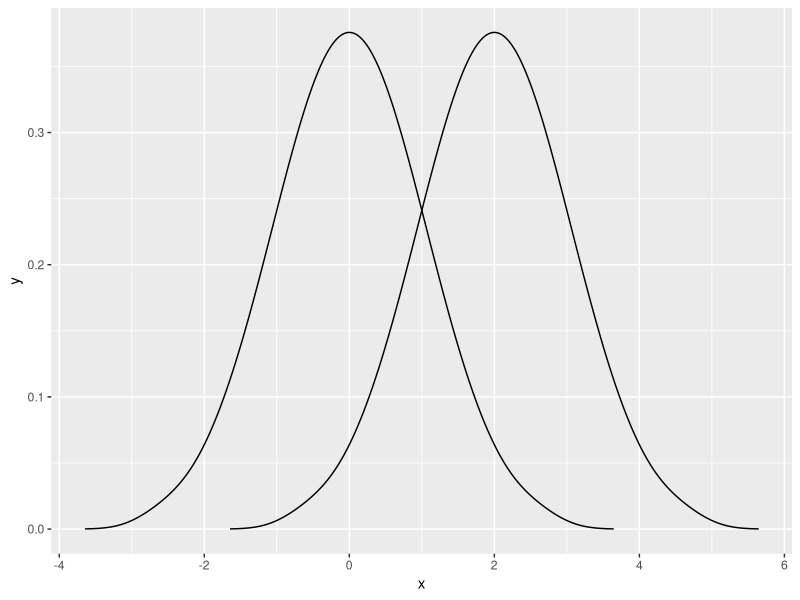
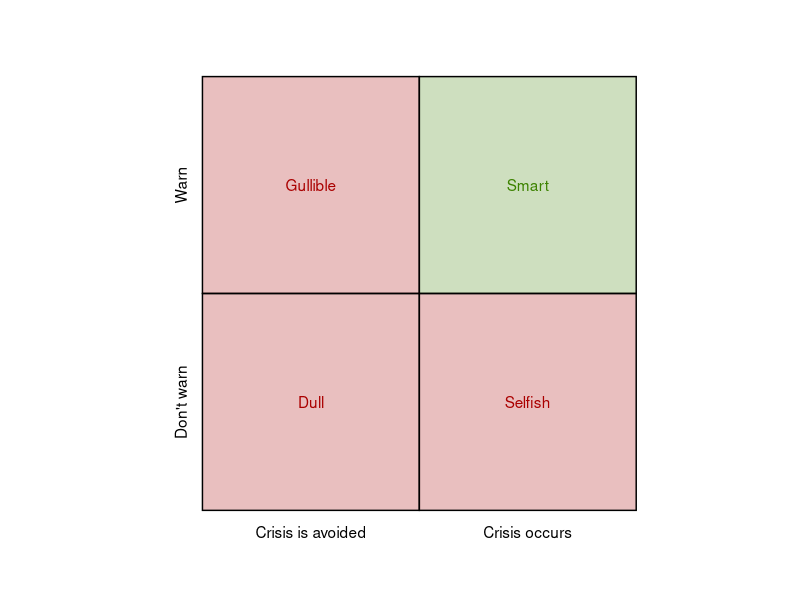

Source code (R) for these figures, in order:
## ---- chunk 1
knitr::opts_chunk$set(echo = FALSE, warning = FALSE)
library(tidyverse)
library(bayestestR)
## ---- chunk 2
# create distributions
x <- distribution_normal(n = 100, mean = 0, sd = 1)
z <- distribution_normal(n = 100, mean = 2, sd = 1)

# add x distribution to plot
p <- x %>% 
  density() %>%
  as.data.frame() %>% 
  ggplot(aes(x=x, y=y)) +
  geom_line()

# add z distribution to plot
p <- p + geom_line(data = as.data.frame(density(z)), aes(x=x, y=y))

p
## ---- chunk 3
empty_theme <- theme(                              
  plot.background = element_blank(), 
  panel.grid.major = element_blank(), 
  panel.grid.minor = element_blank(), 
  panel.border = element_blank(), 
  panel.background = element_blank(),
  axis.line = element_blank(),
  axis.ticks = element_blank(),
  axis.text.y = element_text(angle = 90)
)

plot <- ggplot(NULL, aes()) +
  # fix the scale so it's always a square
  coord_fixed() +
  # set the scale to one greater than 0-10 in each direction
  # this gives us some breating room and space to add some arrows
  scale_x_continuous(expand = c(0, 0), limits = c(-1, 11),
                     breaks = c(2,8), labels=c("2" = "", "8" = "")) +
  scale_y_continuous(expand = c(0, 0), limits = c(-1,11),
                     breaks = c(2,8), labels=c("2" = "", "8" = "")) +
  # apply the empty theme
  empty_theme +
  # labels
  labs(title = "",
       x = "",
       y = "") +
  
  # create the quadrants
  geom_rect(aes(xmin=0, xmax=5, ymin=0, ymax=5), color = "black", fill = "#AA0000", alpha = .25) +
  geom_rect(aes(xmin=5, xmax=10, ymin=0, ymax=5), color = "black", fill = "#AA0000", alpha = .25) +
  geom_rect(aes(xmin=0, xmax=5, ymin=5, ymax=10), color = "black", fill = "#AA0000", alpha = .25) +
  geom_rect(aes(xmin=5, xmax=10, ymin=5, ymax=10), color = "black", fill = "#3c8200", alpha = .25) +
  
  # quadrant labels
  annotate("text", x = -.5, y = 2.5, angle = 90, label = "Don't warn") +
  annotate("text", x = -.5, y = 7.5, angle = 90, label = "Warn") +
  annotate("text", x = 2.5, y = -.5, label = "Crisis is avoided") +
  annotate("text", x = 7.5, y = -.5, label = "Crisis occurs") +
  # quadrant titles
  annotate("text", x = 2.5, y = 2.5, color = "#AA0000", label = "Dull") +
  annotate("text", x = 2.5, y = 7.5, color = "#AA0000", label = "Gullible") +
  annotate("text", x = 7.5, y = 2.5, color = "#AA0000", label = "Selfish") +
  annotate("text", x = 7.5, y = 7.5, color = "#3c8200", label = "Smart")

plot
